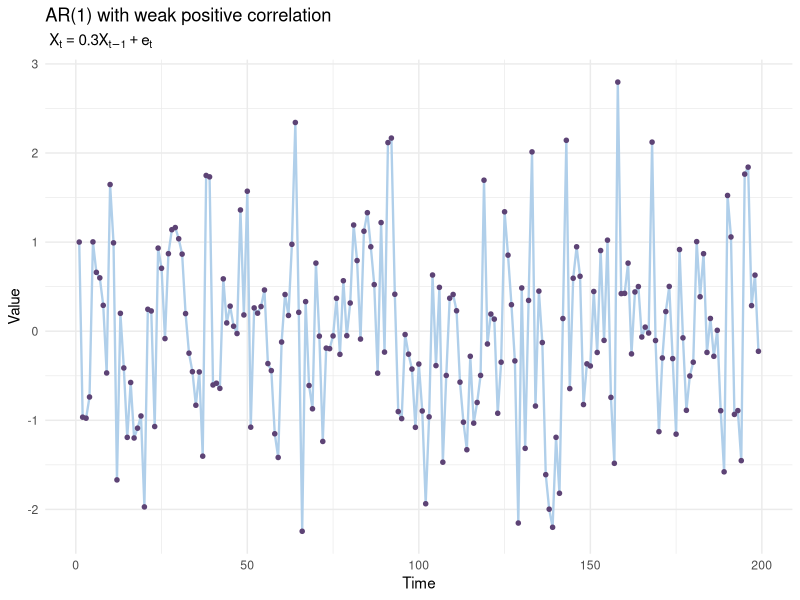
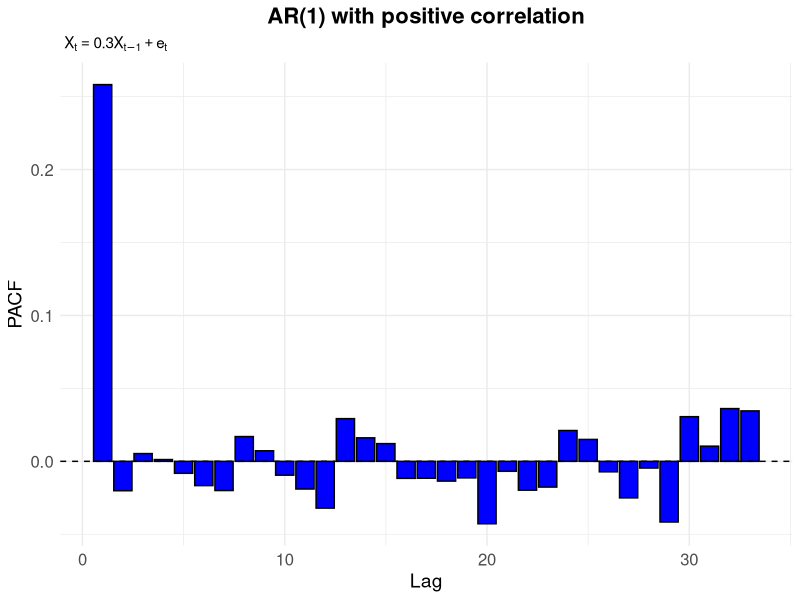
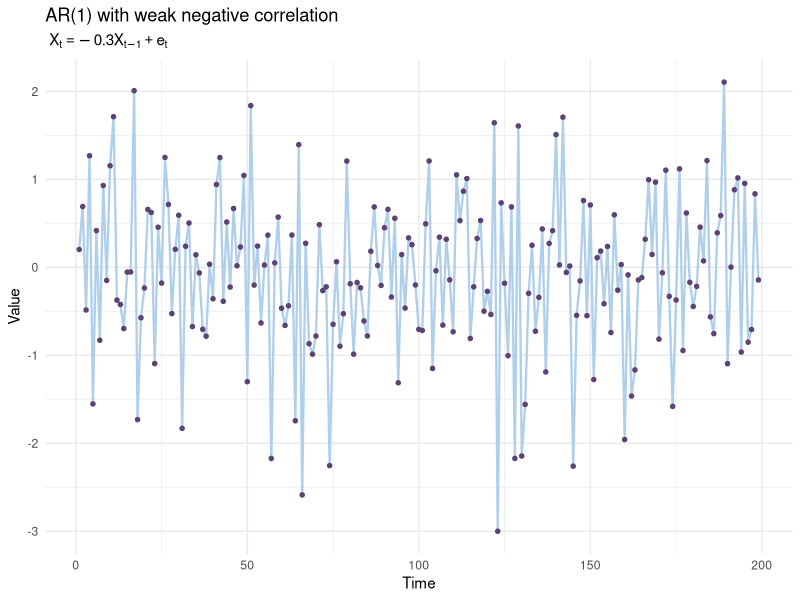
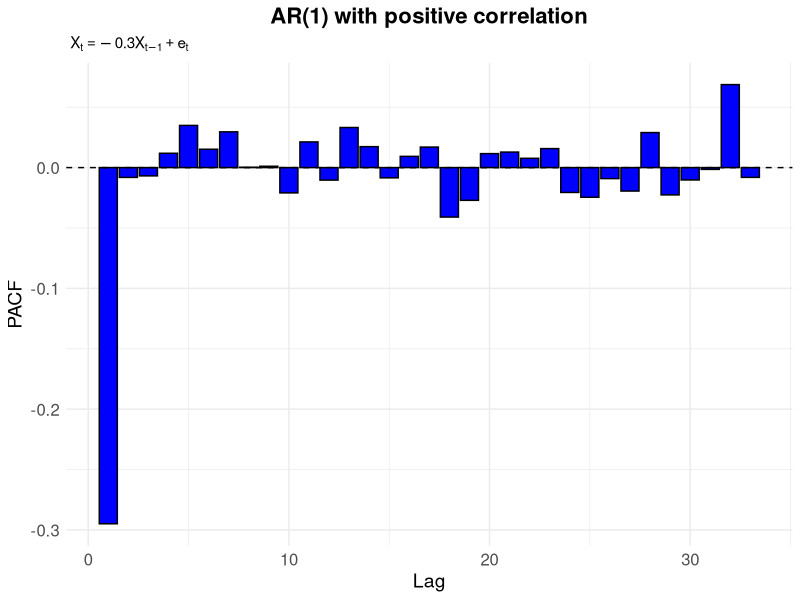
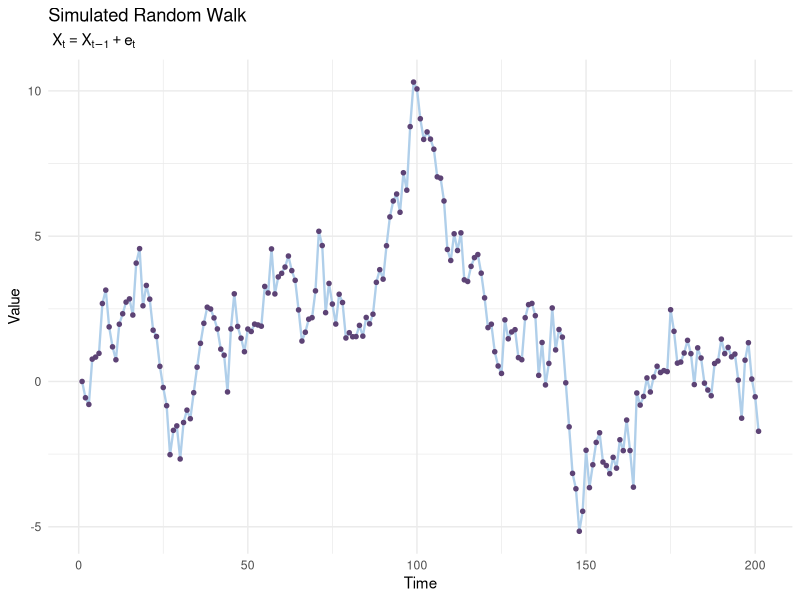
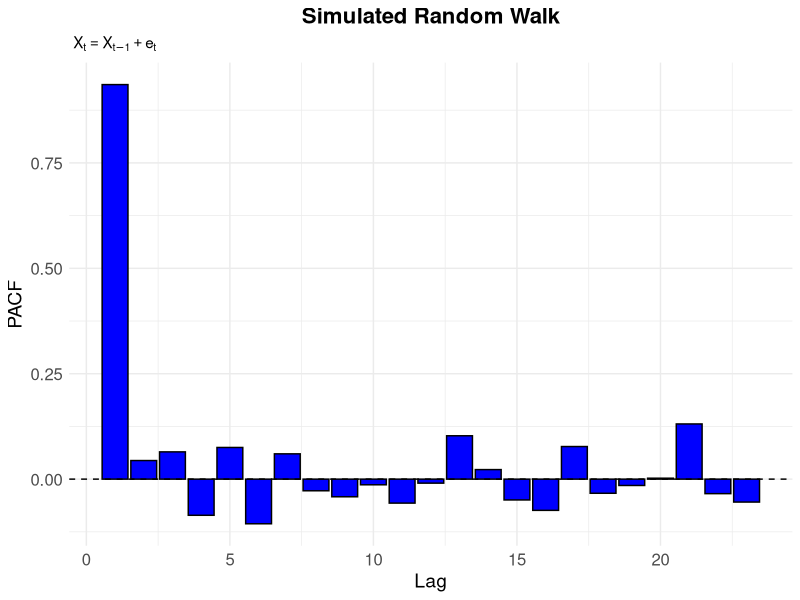
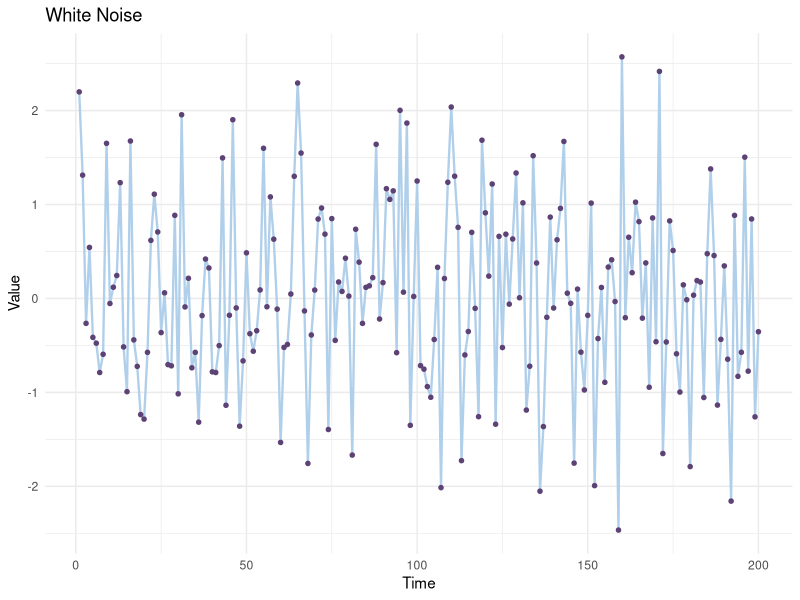
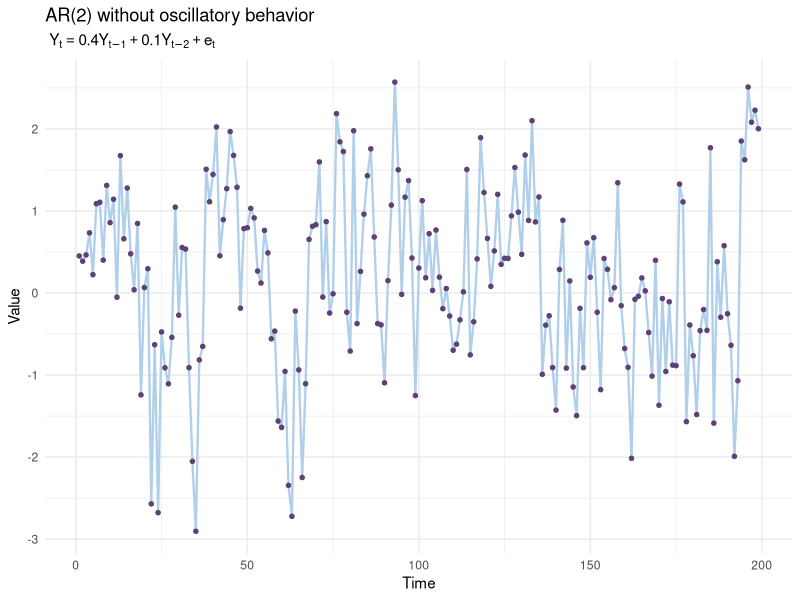

Write R code to recreate these figures, in order.
## ---- chunk 1
# GENERIC CODE FOR CREATING AR MODELS
library(ggplot2)
set.seed(123)
# Function to plot AR(3) process
plot_ar_process <- function(ar_coeffs, n, title_expression,subtitle) {
  # Generate AR process
  ar_process <- as.numeric(arima.sim(model = list(ar = ar_coeffs), n = 2000))
  
  # Create data frame for plotting
  plot_data <- data.frame(Time = 1:2000, AR_Oscillatory = ar_process)
  
  # Generate the plot
  plot <- ggplot(subset(plot_data, Time < n), aes(x = Time, y = AR_Oscillatory)) + 
    geom_line(color = "#B0CFEA", linewidth=0.8) + 
    geom_point(color = "#5D4375", size = 2, shape = 20) + 
    labs(
      title = title_expression,
      subtitle = subtitle,
      x = "Time", 
      y = "Value"
    ) +
    theme_minimal()
  print(plot)
  # Return the AR process for further use
  return(ar_process)
}

# Function to plot PACF
plot_pacf_process <- function(ar_process, title, subtitle) {
  # Compute PACF
  pacf_data <- pacf(ar_process, plot = FALSE)
  
  # Convert PACF results to data frame
  pacf_df <- data.frame(
    lag = as.numeric(pacf_data$lag),
    pacf = as.numeric(pacf_data$acf)
  )
  
  # Generate PACF plot using ggplot
  ggplot(pacf_df, aes(x = lag, y = pacf)) +
    geom_bar(stat = "identity", fill = "blue", color = "black") +
    geom_hline(yintercept = 0, color = "black", linetype = "dashed") +
    theme_minimal() +
    labs(
      title = title,
      subtitle = subtitle,
      x = "Lag",
      y = "PACF"
    ) +
    theme(
      plot.title = element_text(hjust = 0.5, size = 16, face = "bold"),
      axis.title = element_text(size = 14),
      axis.text = element_text(size = 12)
    )
}
## ---- chunk 2
ar_process <- plot_ar_process(
  ar_coeffs = c(0.3), n =200,
  title_expression ="AR(1) with weak positive correlation",
  subtitle=~X[t] == 0.3 * X[t-1] + e[t])
## ---- chunk 3
plot_pacf_process(ar_process,   
                  title ="AR(1) with positive correlation",
                  subtitle=~X[t] == 0.3 * X[t-1] + e[t])
## ---- chunk 4
ar_process <- plot_ar_process(
  ar_coeffs = c(-0.3), n =200,
  title_expression ="AR(1) with weak negative correlation",
  subtitle=~X[t] == -0.3 * X[t-1] + e[t])
## ---- chunk 5
plot_pacf_process(ar_process,   
                  title ="AR(1) with positive correlation",
                  subtitle=~X[t] == -0.3 * X[t-1] + e[t])
## ---- chunk 6
set.seed(123)
ar_process <- arima.sim(model = list(order = c(0, 1, 0)), n = 200)

#Create a data frame
plot_data <- data.frame(Time = 1:201, Value = ar_process)

# Plotting the random walk (ARIMA(0,1,0))
ggplot(plot_data, aes(x = Time, y = Value)) + 
  geom_line(color = "#B0CFEA", linewidth=0.8) + 
  geom_point(color = "#5D4375", size = 2, shape = 20) + 
  labs(title = "Simulated Random Walk",
       subtitle = ~  X[t] == X[t-1] + e[t],
       x = "Time",
       y = "Value") + 
  theme_minimal()
## ---- chunk 7
plot_pacf_process(ar_process,   
                  title ="Simulated Random Walk",
                  subtitle=~X[t] ==  X[t-1] + e[t])
## ---- chunk 8
white_noise <- rnorm(200)
df <- data.frame(Time = 1:200, Value = white_noise)

white_noise <- rnorm(1000)

# Plot using ggplot
ggplot(df, aes(x = Time, y = Value)) +
  geom_line(color = "#B0CFEA", linewidth=0.8) + 
  geom_point(color = "#5D4375", size = 2, shape = 20) + 
  labs(title = "White Noise", x = "Time", y = "Value") +
  theme_minimal()
## ---- chunk 9
ar_process <- plot_ar_process(
  ar_coeffs = c(0.4, 0.1), n =200,
  title_expression ="AR(2) without oscillatory behavior",
  subtitle=~Y[t] == 0.4 * Y[t-1] + 0.1 * Y[t-2] + e[t])

## ---- chunk 10
plot_pacf_process(ar_process, "APCF: AR(2)", expression(~ 
                                  X[t] == 0.4 * X[t-1] + 0.1 * X[t-2] + e[t]))
## ---- chunk 11
ar_process <- plot_ar_process(
  ar_coeffs = c(0.4, -0.9), n =200,
  title_expression ="AR(2) with oscillatory behavior",
  subtitle=~Y[t] == 0.4 * Y[t-1] - 0.9 * Y[t-2] + e[t])

## ---- chunk 12
plot_pacf_process(ar_process, 
              title ="AR(2) with oscillatory behavior",
              subtitle=~Y[t] == 0.4 * Y[t-1] - 0.9 * Y[t-2] + e[t])
## ---- chunk 13
ar_process <- plot_ar_process(
  ar_coeffs = c(0.5, 0.3, -0.6), n =200,
  title_expression ="AR(3) without Complex cycles",
  subtitle=~X[t] == 0.4 * X[t-1] + 0.3 * X[t-2] - 0.6 * X[t-3]+ e[t])
## ---- chunk 14
plot_pacf_process(ar_process, "APCF: AR(3)",
            subtitle=~X[t] == 0.4 * X[t-1] + 0.3 * X[t-2] - 0.7 * X[t-3]+ e[t])
